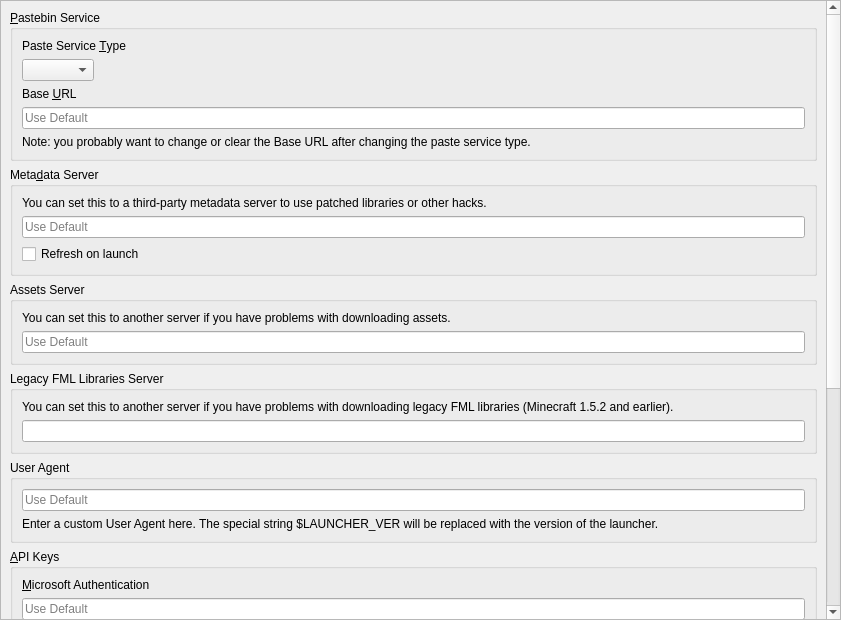
<?xml version="1.0" encoding="UTF-8"?>
<ui version="4.0">
 <class>APIPage</class>
 <widget class="QWidget" name="APIPage">
  <property name="geometry">
   <rect>
    <x>0</x>
    <y>0</y>
    <width>841</width>
    <height>620</height>
   </rect>
  </property>
  <layout class="QVBoxLayout" name="verticalLayout_2">
   <property name="leftMargin">
    <number>0</number>
   </property>
   <property name="topMargin">
    <number>0</number>
   </property>
   <property name="rightMargin">
    <number>0</number>
   </property>
   <property name="bottomMargin">
    <number>0</number>
   </property>
   <item>
    <widget class="QScrollArea" name="scrollArea">
     <property name="horizontalScrollBarPolicy">
      <enum>Qt::ScrollBarPolicy::ScrollBarAlwaysOff</enum>
     </property>
     <property name="widgetResizable">
      <bool>true</bool>
     </property>
     <widget class="QWidget" name="scrollAreaWidgetContents">
      <property name="geometry">
       <rect>
        <x>0</x>
        <y>0</y>
        <width>825</width>
        <height>1236</height>
       </rect>
      </property>
      <layout class="QVBoxLayout" name="verticalLayout">
       <item>
        <widget class="QGroupBox" name="groupBox_paste">
         <property name="title">
          <string>&amp;Pastebin Service</string>
         </property>
         <layout class="QVBoxLayout" name="verticalLayout_3">
          <item>
           <widget class="QLabel" name="pasteServiceTypeLabel">
            <property name="text">
             <string>Paste Service &amp;Type</string>
            </property>
            <property name="buddy">
             <cstring>pasteTypeComboBox</cstring>
            </property>
           </widget>
          </item>
          <item>
           <widget class="QComboBox" name="pasteTypeComboBox">
            <property name="sizePolicy">
             <sizepolicy hsizetype="Maximum" vsizetype="Fixed">
              <horstretch>0</horstretch>
              <verstretch>0</verstretch>
             </sizepolicy>
            </property>
           </widget>
          </item>
          <item>
           <widget class="QLabel" name="baseURLLabel">
            <property name="text">
             <string>Base &amp;URL</string>
            </property>
            <property name="buddy">
             <cstring>baseURLEntry</cstring>
            </property>
           </widget>
          </item>
          <item>
           <widget class="QLineEdit" name="baseURLEntry">
            <property name="placeholderText">
             <string>Use Default</string>
            </property>
            <property name="clearButtonEnabled">
             <bool>true</bool>
            </property>
           </widget>
          </item>
          <item>
           <widget class="QLabel" name="baseURLNote">
            <property name="text">
             <string>Note: you probably want to change or clear the Base URL after changing the paste service type.</string>
            </property>
            <property name="wordWrap">
             <bool>true</bool>
            </property>
           </widget>
          </item>
         </layout>
        </widget>
       </item>
       <item>
        <widget class="QGroupBox" name="groupBox_meta">
         <property name="title">
          <string>Meta&amp;data Server</string>
         </property>
         <layout class="QVBoxLayout" name="verticalLayout_5">
          <item>
           <widget class="QLabel" name="label_6">
            <property name="text">
             <string>You can set this to a third-party metadata server to use patched libraries or other hacks.</string>
            </property>
            <property name="textFormat">
             <enum>Qt::RichText</enum>
            </property>
            <property name="wordWrap">
             <bool>true</bool>
            </property>
            <property name="openExternalLinks">
             <bool>true</bool>
            </property>
           </widget>
          </item>
          <item>
           <widget class="QLineEdit" name="metaURL">
            <property name="placeholderText">
             <string>Use Default</string>
            </property>
           </widget>
          </item>
          <item>
           <widget class="QCheckBox" name="metaRefreshOnLaunchCB">
            <property name="text">
             <string>Refresh on launch</string>
            </property>
           </widget>
          </item>
         </layout>
        </widget>
       </item>
       <item>
        <widget class="QGroupBox" name="groupBox_assets">
         <property name="title">
          <string>Assets Server</string>
         </property>
         <layout class="QVBoxLayout" name="verticalLayout_6">
          <item>
           <widget class="QLabel" name="label_7">
            <property name="text">
             <string>You can set this to another server if you have problems with downloading assets.</string>
            </property>
            <property name="textFormat">
             <enum>Qt::RichText</enum>
            </property>
            <property name="wordWrap">
             <bool>true</bool>
            </property>
            <property name="openExternalLinks">
             <bool>true</bool>
            </property>
           </widget>
          </item>
          <item>
           <widget class="QLineEdit" name="resourceURL">
            <property name="placeholderText">
             <string>Use Default</string>
            </property>
           </widget>
          </item>
         </layout>
        </widget>
       </item>
       <item>
        <widget class="QGroupBox" name="groupBox_fmllibs">
         <property name="title">
          <string>Legacy FML Libraries Server</string>
         </property>
         <layout class="QVBoxLayout" name="verticalLayout_8">
          <item>
           <widget class="QLabel" name="label">
            <property name="text">
             <string>You can set this to another server if you have problems with downloading legacy FML libraries (Minecraft 1.5.2 and earlier).</string>
            </property>
            <property name="textFormat">
             <enum>Qt::RichText</enum>
            </property>
            <property name="wordWrap">
             <bool>true</bool>
            </property>
            <property name="openExternalLinks">
             <bool>true</bool>
            </property>
           </widget>
          </item>
          <item>
           <widget class="QLineEdit" name="legacyFMLLibsURL"/>
          </item>
         </layout>
        </widget>
       </item>
       <item>
        <widget class="QGroupBox" name="groupBox_ua">
         <property name="minimumSize">
          <size>
           <width>0</width>
           <height>0</height>
          </size>
         </property>
         <property name="title">
          <string>User Agent</string>
         </property>
         <layout class="QVBoxLayout" name="verticalLayout_7">
          <item>
           <widget class="QLineEdit" name="userAgentLineEdit">
            <property name="placeholderText">
             <string>Use Default</string>
            </property>
           </widget>
          </item>
          <item>
           <widget class="QLabel" name="userAgentLabel">
            <property name="text">
             <string>Enter a custom User Agent here. The special string $LAUNCHER_VER will be replaced with the version of the launcher.</string>
            </property>
            <property name="wordWrap">
             <bool>true</bool>
            </property>
           </widget>
          </item>
         </layout>
        </widget>
       </item>
       <item>
        <widget class="QGroupBox" name="groupBox_msa">
         <property name="title">
          <string>&amp;API Keys</string>
         </property>
         <layout class="QVBoxLayout" name="verticalLayout_4">
          <item>
           <widget class="QLabel" name="msaClientIDLabel">
            <property name="text">
             <string>&amp;Microsoft Authentication</string>
            </property>
            <property name="textFormat">
             <enum>Qt::RichText</enum>
            </property>
            <property name="wordWrap">
             <bool>true</bool>
            </property>
            <property name="openExternalLinks">
             <bool>true</bool>
            </property>
            <property name="buddy">
             <cstring>msaClientID</cstring>
            </property>
           </widget>
          </item>
          <item>
           <widget class="QLineEdit" name="msaClientID">
            <property name="placeholderText">
             <string>Use Default</string>
            </property>
           </widget>
          </item>
          <item>
           <widget class="QLabel" name="elyClientIDLabel">
            <property name="text">
             <string>&amp;Ely.by Authentication</string>
            </property>
            <property name="textFormat">
             <enum>Qt::RichText</enum>
            </property>
            <property name="wordWrap">
             <bool>true</bool>
            </property>
            <property name="openExternalLinks">
             <bool>true</bool>
            </property>
            <property name="buddy">
             <cstring>elyClientID</cstring>
            </property>
           </widget>
          </item>
          <item>
           <widget class="QLineEdit" name="elyClientID">
            <property name="placeholderText">
             <string>Use Default</string>
            </property>
           </widget>
          </item>
          <item>
           <widget class="QLabel" name="label_31">
            <property name="text">
             <string>Note: you probably don't need to set this if logging in via Ely.by Authentication already works.</string>
            </property>
            <property name="textFormat">
             <enum>Qt::RichText</enum>
            </property>
            <property name="wordWrap">
             <bool>true</bool>
            </property>
           </widget>
          </item>
          <item>
           <widget class="QLabel" name="label_3">
            <property name="text">
             <string>Note: you probably don't need to set this if logging in via Microsoft Authentication already works.</string>
            </property>
            <property name="textFormat">
             <enum>Qt::RichText</enum>
            </property>
            <property name="wordWrap">
             <bool>true</bool>
            </property>
           </widget>
          </item>
          <item>
           <spacer name="verticalSpacer">
            <property name="orientation">
             <enum>Qt::Vertical</enum>
            </property>
            <property name="sizeType">
             <enum>QSizePolicy::Fixed</enum>
            </property>
            <property name="sizeHint" stdset="0">
             <size>
              <width>0</width>
              <height>6</height>
             </size>
            </property>
           </spacer>
          </item>
          <item>
           <widget class="QLabel" name="modrinthTokenLabel">
            <property name="text">
             <string>Mod&amp;rinth</string>
            </property>
            <property name="textFormat">
             <enum>Qt::RichText</enum>
            </property>
            <property name="wordWrap">
             <bool>true</bool>
            </property>
            <property name="openExternalLinks">
             <bool>true</bool>
            </property>
            <property name="buddy">
             <cstring>modrinthToken</cstring>
            </property>
           </widget>
          </item>
          <item>
           <widget class="QLineEdit" name="modrinthToken">
            <property name="enabled">
             <bool>true</bool>
            </property>
            <property name="placeholderText">
             <string>Use None</string>
            </property>
           </widget>
          </item>
          <item>
           <widget class="QLabel" name="label_8">
            <property name="text">
             <string>&lt;html&gt;&lt;head/&gt;&lt;body&gt;&lt;p&gt;Note: you only need to set this to access private data. Read the &lt;a href=&quot;https://docs.modrinth.com/api/#authentication&quot;&gt;documentation&lt;/a&gt; for more information.&lt;/p&gt;&lt;/body&gt;&lt;/html&gt;</string>
            </property>
            <property name="wordWrap">
             <bool>true</bool>
            </property>
            <property name="openExternalLinks">
             <bool>true</bool>
            </property>
           </widget>
          </item>
          <item>
           <spacer name="verticalSpacer_4">
            <property name="orientation">
             <enum>Qt::Vertical</enum>
            </property>
            <property name="sizeType">
             <enum>QSizePolicy::Fixed</enum>
            </property>
            <property name="sizeHint" stdset="0">
             <size>
              <width>0</width>
              <height>6</height>
             </size>
            </property>
           </spacer>
          </item>
          <item>
           <widget class="QLabel" name="flameKeyLabel">
            <property name="text">
             <string>&amp;CurseForge</string>
            </property>
            <property name="textFormat">
             <enum>Qt::RichText</enum>
            </property>
            <property name="wordWrap">
             <bool>true</bool>
            </property>
            <property name="openExternalLinks">
             <bool>true</bool>
            </property>
            <property name="buddy">
             <cstring>flameKey</cstring>
            </property>
           </widget>
          </item>
          <item>
           <widget class="QLineEdit" name="flameKey">
            <property name="enabled">
             <bool>true</bool>
            </property>
            <property name="placeholderText">
             <string>Use Default</string>
            </property>
           </widget>
          </item>
          <item>
           <widget class="QLabel" name="label_10">
            <property name="text">
             <string>Note: you probably don't need to set this if CurseForge already works.</string>
            </property>
            <property name="wordWrap">
             <bool>true</bool>
            </property>
           </widget>
          </item>
          <item>
           <widget class="QCheckBox" name="FallbackMRBlockedMods">
            <property name="text">
             <string>Enable fallback to Modrinth for blocked mods</string>
            </property>
           </widget>
          </item>
          <item>
           <spacer name="verticalSpacer_3">
            <property name="orientation">
             <enum>Qt::Vertical</enum>
            </property>
            <property name="sizeType">
             <enum>QSizePolicy::Fixed</enum>
            </property>
            <property name="sizeHint" stdset="0">
             <size>
              <width>0</width>
              <height>6</height>
             </size>
            </property>
           </spacer>
          </item>
          <item>
           <widget class="QLabel" name="label_12">
            <property name="text">
             <string>&amp;Technic</string>
            </property>
            <property name="buddy">
             <cstring>technicClientID</cstring>
            </property>
           </widget>
          </item>
          <item>
           <widget class="QLineEdit" name="technicClientID">
            <property name="placeholderText">
             <string>Use Default</string>
            </property>
           </widget>
          </item>
          <item>
           <widget class="QLabel" name="label_11">
            <property name="text">
             <string>&lt;html&gt;&lt;head/&gt;&lt;body&gt;&lt;p&gt;Note: you only need to set this to access private data.&lt;/p&gt;&lt;/body&gt;&lt;/html&gt;</string>
            </property>
            <property name="wordWrap">
             <bool>true</bool>
            </property>
           </widget>
          </item>
         </layout>
        </widget>
       </item>
       <item>
        <spacer name="verticalSpacer_2">
         <property name="orientation">
          <enum>Qt::Vertical</enum>
         </property>
         <property name="sizeHint" stdset="0">
          <size>
           <width>0</width>
           <height>0</height>
          </size>
         </property>
        </spacer>
       </item>
      </layout>
     </widget>
    </widget>
   </item>
  </layout>
 </widget>
 <resources/>
 <connections/>
</ui>
